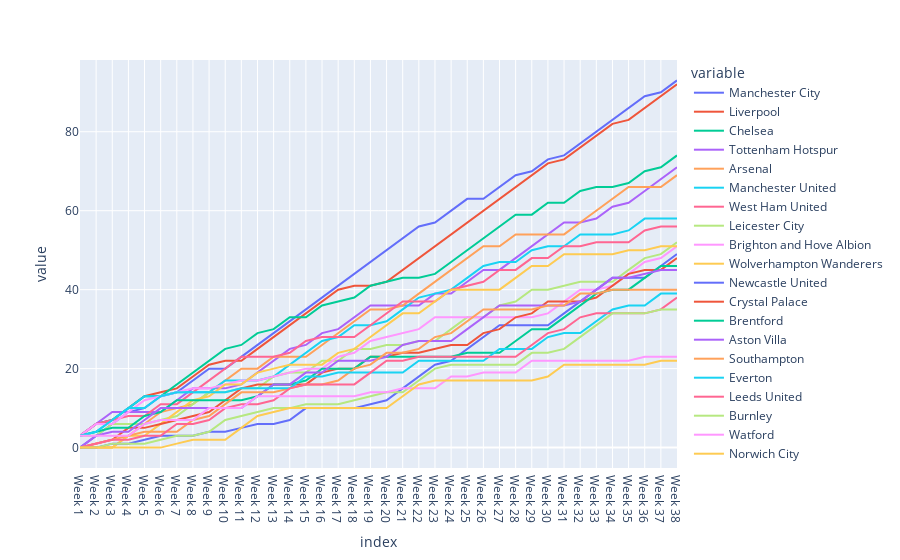

The notebook cell saved with this chart:
### Code cell
px.line(club)

### Figure 1 — Plotly figure (JSON) as saved in the notebook; plotly's stock layout.template omitted (floating-point values rounded to 4 significant figures)
{"data": [{"hovertemplate": "variable=Manchester City<br>index=%{x}<br>value=%{y}<extra></extra>", "legendgroup": "Manchester City", "line": {"color": "#636efa", "dash": "solid"}, "mode": "lines", "name": "Manchester City", "orientation": "v", "showlegend": true, "type": "scatter", "x": ["Week 1", "Week 2", "Week 3", "Week 4", "Week 5", "Week 6", "Week 7", "Week 8", "Week 9", "Week 10", "Week 11", "Week 12", "Week 13", "Week 14", "Week 15", "Week 16", "Week 17", "Week 18", "Week 19", "Week 20", "Week 21", "Week 22", "Week 23", "Week 24", "Week 25", "Week 26", "Week 27", "Week 28", "Week 29", "Week 30", "Week 31", "Week 32", "Week 33", "Week 34", "Week 35", "Week 36", "Week 37", "Week 38"], "xaxis": "x", "y": [0, 3, 6, 9, 10, 13, 14, 17, 20, 20, 23, 26, 29, 32, 35, 38, 41, 44, 47, 50, 53, 56, 57, 60, 63, 63, 66, 69, 70, 73, 74, 77, 80, 83, 86, 89, 90, 93], "yaxis": "y"}, {"hovertemplate": "variable=Liverpool<br>index=%{x}<br>value=%{y}<extra></extra>", "legendgroup": "Liverpool", "line": {"color": "#EF553B", "dash": "solid"}, "mode": "lines", "name": "Liverpool", "orientation": "v", "showlegend": true, "type": "scatter", "x": ["Week 1", "Week 2", "Week 3", "Week 4", "Week 5", "Week 6", "Week 7", "Week 8", "Week 9", "Week 10", "Week 11", "Week 12", "Week 13", "Week 14", "Week 15", "Week 16", "Week 17", "Week 18", "Week 19", "Week 20", "Week 21", "Week 22", "Week 23", "Week 24", "Week 25", "Week 26", "Week 27", "Week 28", "Week 29", "Week 30", "Week 31", "Week 32", "Week 33", "Week 34", "Week 35", "Week 36", "Week 37", "Week 38"], "xaxis": "x", "y": [3, 6, 7, 10, 13, 14, 15, 18, 21, 22, 22, 25, 28, 31, 34, 37, 40, 41, 41, 42, 45, 48, 51, 54, 57, 60, 63, 66, 69, 72, 73, 76, 79, 82, 83, 86, 89, 92], "yaxis": "y"}, {"hovertemplate": "variable=Chelsea<br>index=%{x}<br>value=%{y}<extra></extra>", "legendgroup": "Chelsea", "line": {"color": "#00cc96", "dash": "solid"}, "mode": "lines", "name": "Chelsea", "orientation": "v", "showlegend": true, "type": "scatter", "x": ["Week 1", "Week 2", "Week 3", "Week 4", "Week 5", "Week 6", "Week 7", "Week 8", "Week 9", "Week 10", "Week 11", "Week 12", "Week 13", "Week 14", "Week 15", "Week 16", "Week 17", "Week 18", "Week 19", "Week 20", "Week 21", "Week 22", "Week 23", "Week 24", "Week 25", "Week 26", "Week 27", "Week 28", "Week 29", "Week 30", "Week 31", "Week 32", "Week 33", "Week 34", "Week 35", "Week 36", "Week 37", "Week 38"], "xaxis": "x", "y": [3, 6, 7, 10, 13, 13, 16, 19, 22, 25, 26, 29, 30, 33, 33, 36, 37, 38, 41, 42, 43, 43, 44, 47, 50, 53, 56, 59, 59, 62, 62, 65, 66, 66, 67, 70, 71, 74], "yaxis": "y"}, {"hovertemplate": "variable=Tottenham Hotspur<br>index=%{x}<br>value=%{y}<extra></extra>", "legendgroup": "Tottenham Hotspur", "line": {"color": "#ab63fa", "dash": "solid"}, "mode": "lines", "name": "Tottenham Hotspur", "orientation": "v", "showlegend": true, "type": "scatter", "x": ["Week 1", "Week 2", "Week 3", "Week 4", "Week 5", "Week 6", "Week 7", "Week 8", "Week 9", "Week 10", "Week 11", "Week 12", "Week 13", "Week 14", "Week 15", "Week 16", "Week 17", "Week 18", "Week 19", "Week 20", "Week 21", "Week 22", "Week 23", "Week 24", "Week 25", "Week 26", "Week 27", "Week 28", "Week 29", "Week 30", "Week 31", "Week 32", "Week 33", "Week 34", "Week 35", "Week 36", "Week 37", "Week 38"], "xaxis": "x", "y": [3, 6, 9, 9, 9, 9, 12, 15, 15, 15, 16, 19, 22, 25, 26, 29, 30, 33, 36, 36, 36, 36, 39, 39, 42, 45, 45, 48, 51, 54, 57, 57, 58, 61, 62, 65, 68, 71], "yaxis": "y"}, {"hovertemplate": "variable=Arsenal<br>index=%{x}<br>value=%{y}<extra></extra>", "legendgroup": "Arsenal", "line": {"color": "#FFA15A", "dash": "solid"}, "mode": "lines", "name": "Arsenal", "orientation": "v", "showlegend": true, "type": "scatter", "x": ["Week 1", "Week 2", "Week 3", "Week 4", "Week 5", "Week 6", "Week 7", "Week 8", "Week 9", "Week 10", "Week 11", "Week 12", "Week 13", "Week 14", "Week 15", "Week 16", "Week 17", "Week 18", "Week 19", "Week 20", "Week 21", "Week 22", "Week 23", "Week 24", "Week 25", "Week 26", "Week 27", "Week 28", "Week 29", "Week 30", "Week 31", "Week 32", "Week 33", "Week 34", "Week 35", "Week 36", "Week 37", "Week 38"], "xaxis": "x", "y": [0, 0, 0, 3, 6, 9, 10, 11, 14, 17, 20, 20, 23, 23, 23, 26, 29, 32, 35, 35, 36, 39, 42, 45, 48, 51, 51, 54, 54, 54, 54, 57, 60, 63, 66, 66, 66, 69], "yaxis": "y"}, {"hovertemplate": "variable=Manchester United<br>index=%{x}<br>value=%{y}<extra></extra>", "legendgroup": "Manchester United", "line": {"color": "#19d3f3", "dash": "solid"}, "mode": "lines", "name": "Manchester United", "orientation": "v", "showlegend": true, "type": "scatter", "x": ["Week 1", "Week 2", "Week 3", "Week 4", "Week 5", "Week 6", "Week 7", "Week 8", "Week 9", "Week 10", "Week 11", "Week 12", "Week 13", "Week 14", "Week 15", "Week 16", "Week 17", "Week 18", "Week 19", "Week 20", "Week 21", "Week 22", "Week 23", "Week 24", "Week 25", "Week 26", "Week 27", "Week 28", "Week 29", "Week 30", "Week 31", "Week 32", "Week 33", "Week 34", "Week 35", "Week 36", "Week 37", "Week 38"], "xaxis": "x", "y": [3, 4, 7, 10, 13, 13, 14, 14, 14, 17, 17, 17, 18, 21, 24, 27, 28, 31, 31, 32, 35, 38, 39, 40, 43, 46, 47, 47, 50, 51, 51, 54, 54, 54, 55, 58, 58, 58], "yaxis": "y"}, {"hovertemplate": "variable=West Ham United<br>index=%{x}<br>value=%{y}<extra></extra>", "legendgroup": "West Ham United", "line": {"color": "#FF6692", "dash": "solid"}, "mode": "lines", "name": "West Ham United", "orientation": "v", "showlegend": true, "type": "scatter", "x": ["Week 1", "Week 2", "Week 3", "Week 4", "Week 5", "Week 6", "Week 7", "Week 8", "Week 9", "Week 10", "Week 11", "Week 12", "Week 13", "Week 14", "Week 15", "Week 16", "Week 17", "Week 18", "Week 19", "Week 20", "Week 21", "Week 22", "Week 23", "Week 24", "Week 25", "Week 26", "Week 27", "Week 28", "Week 29", "Week 30", "Week 31", "Week 32", "Week 33", "Week 34", "Week 35", "Week 36", "Week 37", "Week 38"], "xaxis": "x", "y": [3, 6, 7, 8, 8, 11, 11, 14, 17, 20, 23, 23, 23, 24, 27, 28, 28, 28, 31, 34, 37, 37, 37, 40, 41, 42, 45, 45, 48, 48, 51, 51, 52, 52, 52, 55, 56, 56], "yaxis": "y"}, {"hovertemplate": "variable=Leicester City<br>index=%{x}<br>value=%{y}<extra></extra>", "legendgroup": "Leicester City", "line": {"color": "#B6E880", "dash": "solid"}, "mode": "lines", "name": "Leicester City", "orientation": "v", "showlegend": true, "type": "scatter", "x": ["Week 1", "Week 2", "Week 3", "Week 4", "Week 5", "Week 6", "Week 7", "Week 8", "Week 9", "Week 10", "Week 11", "Week 12", "Week 13", "Week 14", "Week 15", "Week 16", "Week 17", "Week 18", "Week 19", "Week 20", "Week 21", "Week 22", "Week 23", "Week 24", "Week 25", "Week 26", "Week 27", "Week 28", "Week 29", "Week 30", "Week 31", "Week 32", "Week 33", "Week 34", "Week 35", "Week 36", "Week 37", "Week 38"], "xaxis": "x", "y": [3, 3, 6, 6, 6, 7, 8, 11, 14, 14, 15, 15, 18, 19, 19, 22, 22, 25, 25, 26, 26, 27, 27, 30, 33, 33, 36, 37, 40, 40, 41, 42, 42, 42, 45, 48, 49, 52], "yaxis": "y"}, {"hovertemplate": "variable=Brighton and Hove Albion<br>index=%{x}<br>value=%{y}<extra></extra>", "legendgroup": "Brighton and Hove Albion", "line": {"color": "#FF97FF", "dash": "solid"}, "mode": "lines", "name": "Brighton and Hove Albion", "orientation": "v", "showlegend": true, "type": "scatter", "x": ["Week 1", "Week 2", "Week 3", "Week 4", "Week 5", "Week 6", "Week 7", "Week 8", "Week 9", "Week 10", "Week 11", "Week 12", "Week 13", "Week 14", "Week 15", "Week 16", "Week 17", "Week 18", "Week 19", "Week 20", "Week 21", "Week 22", "Week 23", "Week 24", "Week 25", "Week 26", "Week 27", "Week 28", "Week 29", "Week 30", "Week 31", "Week 32", "Week 33", "Week 34", "Week 35", "Week 36", "Week 37", "Week 38"], "xaxis": "x", "y": [3, 6, 6, 9, 12, 13, 14, 15, 15, 16, 17, 17, 18, 19, 20, 20, 23, 24, 27, 28, 29, 30, 33, 33, 33, 33, 33, 33, 33, 34, 37, 40, 40, 41, 44, 47, 48, 51], "yaxis": "y"}, {"hovertemplate": "variable=Wolverhampton Wanderers<br>index=%{x}<br>value=%{y}<extra></extra>", "legendgroup": "Wolverhampton Wanderers", "line": {"color": "#FECB52", "dash": "solid"}, "mode": "lines", "name": "Wolverhampton Wanderers", "orientation": "v", "showlegend": true, "type": "scatter", "x": ["Week 1", "Week 2", "Week 3", "Week 4", "Week 5", "Week 6", "Week 7", "Week 8", "Week 9", "Week 10", "Week 11", "Week 12", "Week 13", "Week 14", "Week 15", "Week 16", "Week 17", "Week 18", "Week 19", "Week 20", "Week 21", "Week 22", "Week 23", "Week 24", "Week 25", "Week 26", "Week 27", "Week 28", "Week 29", "Week 30", "Week 31", "Week 32", "Week 33", "Week 34", "Week 35", "Week 36", "Week 37", "Week 38"], "xaxis": "x", "y": [0, 0, 0, 3, 3, 6, 9, 12, 13, 16, 16, 19, 20, 21, 21, 21, 24, 25, 28, 31, 34, 34, 37, 40, 40, 40, 40, 43, 46, 46, 49, 49, 49, 49, 50, 50, 51, 51], "yaxis": "y"}, {"hovertemplate": "variable=Newcastle United<br>index=%{x}<br>value=%{y}<extra></extra>", "legendgroup": "Newcastle United", "line": {"color": "#636efa", "dash": "solid"}, "mode": "lines", "name": "Newcastle United", "orientation": "v", "showlegend": true, "type": "scatter", "x": ["Week 1", "Week 2", "Week 3", "Week 4", "Week 5", "Week 6", "Week 7", "Week 8", "Week 9", "Week 10", "Week 11", "Week 12", "Week 13", "Week 14", "Week 15", "Week 16", "Week 17", "Week 18", "Week 19", "Week 20", "Week 21", "Week 22", "Week 23", "Week 24", "Week 25", "Week 26", "Week 27", "Week 28", "Week 29", "Week 30", "Week 31", "Week 32", "Week 33", "Week 34", "Week 35", "Week 36", "Week 37", "Week 38"], "xaxis": "x", "y": [0, 0, 1, 1, 2, 3, 3, 3, 4, 4, 5, 6, 6, 7, 10, 10, 10, 10, 11, 12, 15, 18, 21, 22, 25, 28, 31, 31, 31, 31, 34, 37, 40, 43, 43, 43, 46, 49], "yaxis": "y"}, {"hovertemplate": "variable=Crystal Palace<br>index=%{x}<br>value=%{y}<extra></extra>", "legendgroup": "Crystal Palace", "line": {"color": "#EF553B", "dash": "solid"}, "mode": "lines", "name": "Crystal Palace", "orientation": "v", "showlegend": true, "type": "scatter", "x": ["Week 1", "Week 2", "Week 3", "Week 4", "Week 5", "Week 6", "Week 7", "Week 8", "Week 9", "Week 10", "Week 11", "Week 12", "Week 13", "Week 14", "Week 15", "Week 16", "Week 17", "Week 18", "Week 19", "Week 20", "Week 21", "Week 22", "Week 23", "Week 24", "Week 25", "Week 26", "Week 27", "Week 28", "Week 29", "Week 30", "Week 31", "Week 32", "Week 33", "Week 34", "Week 35", "Week 36", "Week 37", "Week 38"], "xaxis": "x", "y": [0, 1, 2, 5, 5, 6, 7, 8, 9, 12, 15, 16, 16, 16, 16, 19, 20, 20, 23, 23, 24, 24, 25, 26, 26, 29, 30, 33, 34, 37, 37, 37, 38, 41, 44, 45, 45, 48], "yaxis": "y"}, {"hovertemplate": "variable=Brentford<br>index=%{x}<br>value=%{y}<extra></extra>", "legendgroup": "Brentford", "line": {"color": "#00cc96", "dash": "solid"}, "mode": "lines", "name": "Brentford", "orientation": "v", "showlegend": true, "type": "scatter", "x": ["Week 1", "Week 2", "Week 3", "Week 4", "Week 5", "Week 6", "Week 7", "Week 8", "Week 9", "Week 10", "Week 11", "Week 12", "Week 13", "Week 14", "Week 15", "Week 16", "Week 17", "Week 18", "Week 19", "Week 20", "Week 21", "Week 22", "Week 23", "Week 24", "Week 25", "Week 26", "Week 27", "Week 28", "Week 29", "Week 30", "Week 31", "Week 32", "Week 33", "Week 34", "Week 35", "Week 36", "Week 37", "Week 38"], "xaxis": "x", "y": [3, 4, 5, 5, 8, 9, 12, 12, 12, 12, 12, 13, 16, 16, 17, 20, 20, 20, 23, 23, 23, 23, 23, 23, 24, 24, 24, 27, 30, 30, 33, 36, 39, 40, 40, 43, 46, 46], "yaxis": "y"}, {"hovertemplate": "variable=Aston Villa<br>index=%{x}<br>value=%{y}<extra></extra>", "legendgroup": "Aston Villa", "line": {"color": "#ab63fa", "dash": "solid"}, "mode": "lines", "name": "Aston Villa", "orientation": "v", "showlegend": true, "type": "scatter", "x": ["Week 1", "Week 2", "Week 3", "Week 4", "Week 5", "Week 6", "Week 7", "Week 8", "Week 9", "Week 10", "Week 11", "Week 12", "Week 13", "Week 14", "Week 15", "Week 16", "Week 17", "Week 18", "Week 19", "Week 20", "Week 21", "Week 22", "Week 23", "Week 24", "Week 25", "Week 26", "Week 27", "Week 28", "Week 29", "Week 30", "Week 31", "Week 32", "Week 33", "Week 34", "Week 35", "Week 36", "Week 37", "Week 38"], "xaxis": "x", "y": [0, 3, 4, 4, 7, 10, 10, 10, 10, 10, 10, 13, 16, 16, 19, 19, 22, 22, 22, 23, 26, 27, 27, 27, 30, 33, 36, 36, 36, 36, 36, 37, 40, 43, 43, 44, 45, 45], "yaxis": "y"}, {"hovertemplate": "variable=Southampton<br>index=%{x}<br>value=%{y}<extra></extra>", "legendgroup": "Southampton", "line": {"color": "#FFA15A", "dash": "solid"}, "mode": "lines", "name": "Southampton", "orientation": "v", "showlegend": true, "type": "scatter", "x": ["Week 1", "Week 2", "Week 3", "Week 4", "Week 5", "Week 6", "Week 7", "Week 8", "Week 9", "Week 10", "Week 11", "Week 12", "Week 13", "Week 14", "Week 15", "Week 16", "Week 17", "Week 18", "Week 19", "Week 20", "Week 21", "Week 22", "Week 23", "Week 24", "Week 25", "Week 26", "Week 27", "Week 28", "Week 29", "Week 30", "Week 31", "Week 32", "Week 33", "Week 34", "Week 35", "Week 36", "Week 37", "Week 38"], "xaxis": "x", "y": [0, 1, 2, 3, 4, 4, 4, 7, 8, 11, 14, 14, 14, 15, 16, 16, 17, 20, 21, 24, 24, 25, 28, 29, 32, 35, 35, 35, 35, 36, 36, 39, 39, 40, 40, 40, 40, 40], "yaxis": "y"}, {"hovertemplate": "variable=Everton<br>index=%{x}<br>value=%{y}<extra></extra>", "legendgroup": "Everton", "line": {"color": "#19d3f3", "dash": "solid"}, "mode": "lines", "name": "Everton", "orientation": "v", "showlegend": true, "type": "scatter", "x": ["Week 1", "Week 2", "Week 3", "Week 4", "Week 5", "Week 6", "Week 7", "Week 8", "Week 9", "Week 10", "Week 11", "Week 12", "Week 13", "Week 14", "Week 15", "Week 16", "Week 17", "Week 18", "Week 19", "Week 20", "Week 21", "Week 22", "Week 23", "Week 24", "Week 25", "Week 26", "Week 27", "Week 28", "Week 29", "Week 30", "Week 31", "Week 32", "Week 33", "Week 34", "Week 35", "Week 36", "Week 37", "Week 38"], "xaxis": "x", "y": [3, 4, 7, 10, 10, 13, 14, 14, 14, 14, 15, 15, 15, 15, 18, 18, 19, 19, 19, 19, 19, 22, 22, 22, 22, 22, 25, 25, 25, 28, 29, 29, 32, 35, 36, 36, 39, 39], "yaxis": "y"}, {"hovertemplate": "variable=Leeds United<br>index=%{x}<br>value=%{y}<extra></extra>", "legendgroup": "Leeds United", "line": {"color": "#FF6692", "dash": "solid"}, "mode": "lines", "name": "Leeds United", "orientation": "v", "showlegend": true, "type": "scatter", "x": ["Week 1", "Week 2", "Week 3", "Week 4", "Week 5", "Week 6", "Week 7", "Week 8", "Week 9", "Week 10", "Week 11", "Week 12", "Week 13", "Week 14", "Week 15", "Week 16", "Week 17", "Week 18", "Week 19", "Week 20", "Week 21", "Week 22", "Week 23", "Week 24", "Week 25", "Week 26", "Week 27", "Week 28", "Week 29", "Week 30", "Week 31", "Week 32", "Week 33", "Week 34", "Week 35", "Week 36", "Week 37", "Week 38"], "xaxis": "x", "y": [0, 1, 2, 2, 3, 3, 6, 6, 7, 10, 11, 11, 12, 15, 16, 16, 16, 16, 19, 22, 22, 23, 23, 23, 23, 23, 23, 23, 26, 29, 30, 33, 34, 34, 34, 34, 35, 38], "yaxis": "y"}, {"hovertemplate": "variable=Burnley<br>index=%{x}<br>value=%{y}<extra></extra>", "legendgroup": "Burnley", "line": {"color": "#B6E880", "dash": "solid"}, "mode": "lines", "name": "Burnley", "orientation": "v", "showlegend": true, "type": "scatter", "x": ["Week 1", "Week 2", "Week 3", "Week 4", "Week 5", "Week 6", "Week 7", "Week 8", "Week 9", "Week 10", "Week 11", "Week 12", "Week 13", "Week 14", "Week 15", "Week 16", "Week 17", "Week 18", "Week 19", "Week 20", "Week 21", "Week 22", "Week 23", "Week 24", "Week 25", "Week 26", "Week 27", "Week 28", "Week 29", "Week 30", "Week 31", "Week 32", "Week 33", "Week 34", "Week 35", "Week 36", "Week 37", "Week 38"], "xaxis": "x", "y": [0, 0, 1, 1, 1, 2, 3, 3, 4, 7, 8, 9, 10, 10, 11, 11, 11, 12, 13, 14, 14, 17, 20, 21, 21, 21, 21, 21, 24, 24, 25, 28, 31, 34, 34, 34, 35, 35], "yaxis": "y"}, {"hovertemplate": "variable=Watford<br>index=%{x}<br>value=%{y}<extra></extra>", "legendgroup": "Watford", "line": {"color": "#FF97FF", "dash": "solid"}, "mode": "lines", "name": "Watford", "orientation": "v", "showlegend": true, "type": "scatter", "x": ["Week 1", "Week 2", "Week 3", "Week 4", "Week 5", "Week 6", "Week 7", "Week 8", "Week 9", "Week 10", "Week 11", "Week 12", "Week 13", "Week 14", "Week 15", "Week 16", "Week 17", "Week 18", "Week 19", "Week 20", "Week 21", "Week 22", "Week 23", "Week 24", "Week 25", "Week 26", "Week 27", "Week 28", "Week 29", "Week 30", "Week 31", "Week 32", "Week 33", "Week 34", "Week 35", "Week 36", "Week 37", "Week 38"], "xaxis": "x", "y": [3, 3, 3, 3, 6, 7, 7, 7, 10, 10, 10, 13, 13, 13, 13, 13, 13, 13, 14, 14, 15, 15, 15, 18, 18, 19, 19, 19, 22, 22, 22, 22, 22, 22, 22, 23, 23, 23], "yaxis": "y"}, {"hovertemplate": "variable=Norwich City<br>index=%{x}<br>value=%{y}<extra></extra>", "legendgroup": "Norwich City", "line": {"color": "#FECB52", "dash": "solid"}, "mode": "lines", "name": "Norwich City", "orientation": "v", "showlegend": true, "type": "scatter", "x": ["Week 1", "Week 2", "Week 3", "Week 4", "Week 5", "Week 6", "Week 7", "Week 8", "Week 9", "Week 10", "Week 11", "Week 12", "Week 13", "Week 14", "Week 15", "Week 16", "Week 17", "Week 18", "Week 19", "Week 20", "Week 21", "Week 22", "Week 23", "Week 24", "Week 25", "Week 26", "Week 27", "Week 28", "Week 29", "Week 30", "Week 31", "Week 32", "Week 33", "Week 34", "Week 35", "Week 36", "Week 37", "Week 38"], "xaxis": "x", "y": [0, 0, 0, 0, 0, 0, 1, 2, 2, 2, 5, 8, 9, 10, 10, 10, 10, 10, 10, 10, 13, 16, 17, 17, 17, 17, 17, 17, 17, 18, 21, 21, 21, 21, 21, 21, 22, 22], "yaxis": "y"}], "layout": {"legend": {"title": {"text": "variable"}, "tracegroupgap": 0}, "margin": {"t": 60}, "xaxis": {"anchor": "y", "domain": [0, 1], "title": {"text": "index"}}, "yaxis": {"anchor": "x", "domain": [0, 1], "title": {"text": "value"}}}}
